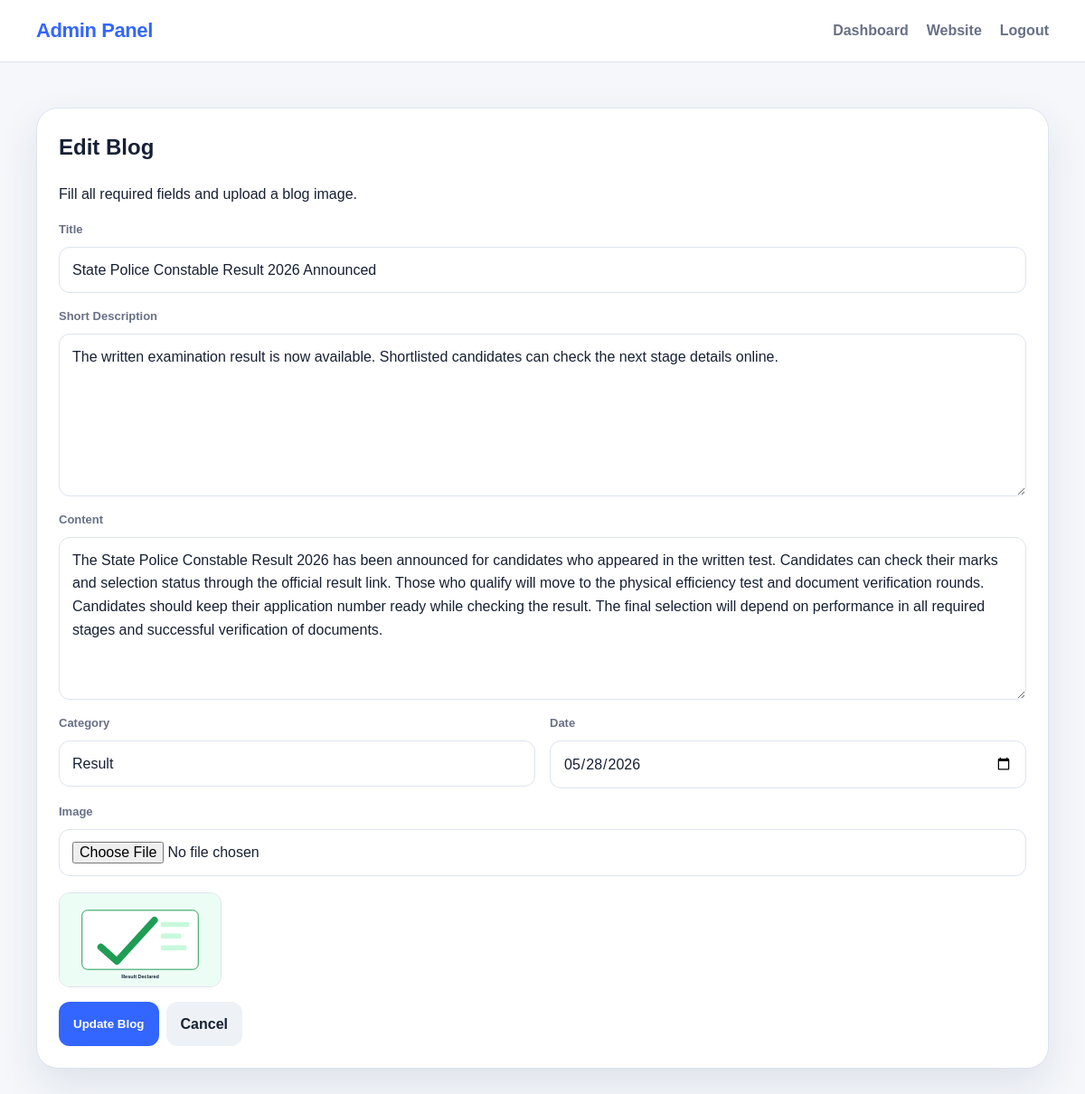
/admin/blog_form.php?id=2 (signed in), run on the app's committed database.
### tables this page shows
CREATE TABLE blogs (
    id INT AUTO_INCREMENT PRIMARY KEY,
    title VARCHAR(255) NOT NULL,
    short_description TEXT NULL,
    content LONGTEXT NOT NULL,
    category VARCHAR(100) NOT NULL,
    image_path VARCHAR(255) NULL,
    published_date DATE NOT NULL,
    created_at TIMESTAMP DEFAULT CURRENT_TIMESTAMP,
    updated_at TIMESTAMP DEFAULT CURRENT_TIMESTAMP ON UPDATE CURRENT_TIMESTAMP
);

### config/database.php (called while the page is built, shortened)
<?php
function e($value) {
    return htmlspecialchars((string) $value, ENT_QUOTES, 'UTF-8');
}

### admin/blog_form.php (the view, shortened to what this page needs)
<?php
require_once __DIR__ . '/../config/database.php';
$id = isset($_GET['id']) ? (int) $_GET['id'] : 0;
$isEdit = $id > 0;
$blog = [
    'title' => '',
    'short_description' => '',
    'content' => '',
    'category' => '',
    'image_path' => '',
    'published_date' => date('Y-m-d')
];
if ($isEdit) {
    $stmt = $pdo->prepare('SELECT * FROM blogs WHERE id = :id LIMIT 1');
    $stmt->execute([':id' => $id]);
    $blogData = $stmt->fetch();
    $blog = $blogData;
}
?>
<!DOCTYPE html>
<html lang="en">
<head>
    <link rel="stylesheet" href="../assets/css/style.css">
</head>
<body>
    <header class="site-header">
        <nav class="navbar container">
            <a class="brand" href="dashboard.php">Admin Panel</a>
            <div class="nav-links">
                <a href="dashboard.php">Dashboard</a>
                <a href="../index.php">Website</a>
                <a href="logout.php">Logout</a>
            </div>
        </nav>
    </header>
    <main class="admin-page container">
        <section class="admin-card">
            <h1><?= $isEdit ? 'Edit Blog' : 'Add New Blog' ?></h1>
            <p>Fill all required fields and upload a blog image.</p>
            <form method="POST" enctype="multipart/form-data" class="form-grid">
                <div class="field span-2">
                    <label for="title">Title</label>
                    <input type="text" id="title" name="title" value="<?= e($blog['title']) ?>" required>
                </div>
                <div class="field span-2">
                    <label for="short_description">Short Description</label>
                    <textarea id="short_description" name="short_description" rows="3" placeholder="Brief blog summary"><?= e($blog['short_description']) ?></textarea>
                </div>
                <div class="field span-2">
                    <label for="content">Content</label>
                    <textarea id="content" name="content" required><?= e($blog['content']) ?></textarea>
                </div>
                <div class="field">
                    <label for="category">Category</label>
                    <input type="text" id="category" name="category" value="<?= e($blog['category']) ?>" placeholder="Admit Card, Result, News" required>
                </div>
                <div class="field">
                    <label for="published_date">Date</label>
                    <input type="date" id="published_date" name="published_date" value="<?= e($blog['published_date']) ?>" required>
                </div>
                <div class="field span-2">
                    <label for="image">Image</label>
                    <input type="file" id="image" name="image" accept="image/*">
                    <?php if (!empty($blog['image_path'])): ?>
                        <img src="../<?= e($blog['image_path']) ?>" alt="Current blog image" class="current-image">
                    <?php endif; ?>
                </div>
                <div class="action-row span-2">
                    <button type="submit" class="primary-btn"><?= $isEdit ? 'Update Blog' : 'Create Blog' ?></button>
                    <a href="dashboard.php" class="secondary-btn">Cancel</a>
                </div>
            </form>
        </section>
    </main>
</body>
</html>

### assets/css/style.css (style rules this page uses)
:root { --bg: #f5f7fb; --card: #ffffff; --text: #172033; --muted: #687086; --primary: #3366ff; --primary-dark: #244cd8; --soft-primary: #edf2ff; --border: #dde3ee; --danger: #e63946; --success: #1f9d55; --shadow: 0 18px 45px rgba(34, 50, 84, 0.10); }
* { box-sizing: border-box; }
body { margin: 0; font-family: Arial, Helvetica, sans-serif; background: var(--bg); color: var(--text); line-height: 1.6; }
a { color: inherit; text-decoration: none; }
img { max-width: 100%; display: block; }
.container { width: min(1120px, calc(100% - 32px)); margin: 0 auto; }
.site-header { background: rgba(255, 255, 255, 0.92); border-bottom: 1px solid var(--border); position: sticky; top: 0; z-index: 10; backdrop-filter: blur(12px); }
.navbar { min-height: 68px; display: flex; align-items: center; justify-content: space-between; gap: 16px; }
.brand { font-size: 22px; font-weight: 800; letter-spacing: -0.4px; color: var(--primary); }
.nav-links { display: flex; align-items: center; gap: 20px; font-weight: 700; color: var(--muted); }
.field, .sidebar-search { display: flex; flex-direction: column; gap: 8px; }
label { font-size: 13px; font-weight: 800; color: var(--muted); }
input, select, textarea { width: 100%; border: 1px solid var(--border); border-radius: 12px; padding: 12px 14px; font: inherit; color: var(--text); background: #fff; outline: none; transition: border-color 0.2s, box-shadow 0.2s; }
textarea { min-height: 180px; resize: vertical; }
.primary-btn, .secondary-btn, .danger-btn, .success-btn { display: inline-flex; align-items: center; justify-content: center; border: 0; border-radius: 12px; padding: 12px 16px; font-weight: 800; cursor: pointer; transition: transform 0.2s, box-shadow 0.2s, background 0.2s; }
.primary-btn { background: var(--primary); color: white; }
.secondary-btn { background: #eef2f7; color: var(--text); }
.blog-detail, .sidebar-card, .auth-card, .admin-card { background: var(--card); border: 1px solid var(--border); border-radius: 24px; box-shadow: var(--shadow); }
.auth-page, .admin-page { min-height: calc(100vh - 68px); padding: 50px 0; }
.auth-card h1, .admin-card h1, .admin-card h2 { margin-top: 0; }
.admin-card { padding: 24px; }
.action-row { display: flex; gap: 8px; flex-wrap: wrap; }
.form-grid { display: grid; grid-template-columns: repeat(2, 1fr); gap: 16px; }
.form-grid .span-2 { grid-column: 1 / -1; }
.current-image { margin-top: 10px; max-width: 180px; border-radius: 12px; border: 1px solid var(--border); }

### data on the page
blogs: title "State Police Constable Result 2026 Announced", short_description "The written examination result is now available. Shortlisted candidates can check the next stage details online.", content "The State Police Constable Result 2026 has been announced for candidates who appeared in the written test. Candidates can check their marks and selection status through the official result link. Those who qualify will move to the physical efficiency test and document verification rounds. Candidates should keep their application number ready while checking the result. The final selection will depend on performance in all required stages and successful verification of documents.", category "Result", published_date "05/28/2026", image_path (picture)
